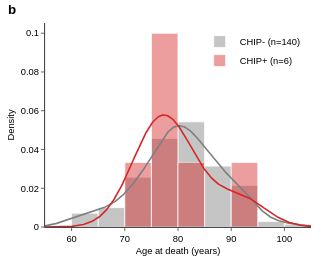

The cell this chart's notebook holds for it:
### Code cell
import numpy as np
import pandas as pd
import plotly.graph_objects as go
from scipy.stats import gaussian_kde

FONT, PT, LETTER_PT = "Arial", 7.0, 10.0
PT_MM_ = globals().get("PT_MM", 25.4 / 72)
U_ = globals().get("U", 96 / 25.4)
px = lambda pt: pt * PT_MM_ * U_

LINE, TICK, TEXT, LETTER = px(0.6), px(2.5), px(PT), px(LETTER_PT)
W, H = round(85 * U_), round(70 * U_)
ML, MR, MT, MB = 40, 10, round(globals().get("HEADER", 6.0) * U_), 34

path = "/mnt/claw-raid/elliot/P001_CHIP/Data/processed/Pathology/Pathology plots csvs.csv"
df = pd.read_csv(path)
df["CHIP"] = df["CHIP"].str.strip()

xgrid = np.linspace(55, 105, 300)
fig = go.Figure()
for k, lab, col in [("N", "CHIP-", "#7F7F7F"), ("Y", "CHIP+", "#D62728")]:
    a = df.loc[df.CHIP == k, "Age"].to_numpy()
    fig.add_trace(go.Histogram(
        x=a, histnorm="probability density", opacity=0.45,
        xbins=dict(start=55, end=105, size=5), autobinx=False,
        marker=dict(color=col, line=dict(color="white", width=LINE)),
        name=f"{lab} (n={len(a)})", hoverinfo="skip"))
    fig.add_trace(go.Scatter(
        x=xgrid, y=gaussian_kde(a)(xgrid), mode="lines",
        line=dict(color=col, width=LINE * 2), showlegend=False, hoverinfo="skip"))

pw, ph = W - ML - MR, H - MT - MB
font = dict(family=FONT, size=TEXT, color="black")

fig.update_layout(
    width=W, height=H, barmode="overlay", bargap=0, font=font,
    paper_bgcolor="white", plot_bgcolor="white",
    margin=dict(l=ML, r=MR, t=MT, b=MB),
    legend=dict(x=0.98, y=0.98, xanchor="right", yanchor="top",
            bgcolor="rgba(0,0,0,0)", borderwidth=0, itemwidth=30,
            tracegroupgap=0, font=font),
    hovermode=False, dragmode=False,
    annotations=[dict(text="<b>b</b>", xref="paper", yref="paper",
                      x=-ML / pw, y=1 + MT / ph, xanchor="left", yanchor="top",
                      showarrow=False, font=dict(family=FONT, size=LETTER, color="black"))])

ax = dict(showline=True, linecolor="black", linewidth=LINE, tickwidth=LINE,
          ticklen=TICK, showgrid=False, zeroline=False, fixedrange=True,
          ticks="outside", title_standoff=4, title_font=font, tickfont=font)
fig.update_xaxes(title_text="Age at death (years)", range=[55, 105],
                 tickvals=[60, 70, 80, 90, 100], **ax)
fig.update_yaxes(title_text="Density", rangemode="tozero", **ax)

fig.write_image("density_CHIP.svg")
fig.show(config={"staticPlot": True, "displayModeBar": False})

### Figure 1 — Plotly figure (JSON) as saved in the notebook; plotly's stock layout.template omitted (floating-point values rounded to 4 significant figures; data arrays with more than 128 entries replaced by an {"elided": "..."} marker saying what was removed)
{"data": [{"autobinx": false, "histnorm": "probability density", "hoverinfo": "skip", "marker": {"color": "#7F7F7F", "line": {"color": "white", "width": 0.8}}, "name": "CHIP- (n=140)", "opacity": 0.45, "type": "histogram", "x": {"elided": "140 int values"}, "xbins": {"end": 105, "size": 5, "start": 55}}, {"hoverinfo": "skip", "line": {"color": "#7F7F7F", "width": 1.6}, "mode": "lines", "showlegend": false, "type": "scatter", "x": {"elided": "300 float values"}, "y": {"elided": "300 float values"}}, {"autobinx": false, "histnorm": "probability density", "hoverinfo": "skip", "marker": {"color": "#D62728", "line": {"color": "white", "width": 0.8}}, "name": "CHIP+ (n=6)", "opacity": 0.45, "type": "histogram", "x": [83, 78, 78, 76, 92, 73], "xbins": {"end": 105, "size": 5, "start": 55}}, {"hoverinfo": "skip", "line": {"color": "#D62728", "width": 1.6}, "mode": "lines", "showlegend": false, "type": "scatter", "x": {"elided": "300 float values"}, "y": {"elided": "300 float values"}}], "layout": {"annotations": [{"font": {"color": "black", "family": "Arial", "size": 13.33}, "showarrow": false, "text": "<b>b</b>", "x": -0.1476, "xanchor": "left", "xref": "paper", "y": 1.111, "yanchor": "top", "yref": "paper"}], "bargap": 0, "barmode": "overlay", "dragmode": false, "font": {"color": "black", "family": "Arial", "size": 9.333}, "height": 265, "hovermode": false, "legend": {"bgcolor": "rgba(0,0,0,0)", "borderwidth": 0, "font": {"color": "black", "family": "Arial", "size": 9.333}, "itemwidth": 30, "tracegroupgap": 0, "x": 0.98, "xanchor": "right", "y": 0.98, "yanchor": "top"}, "margin": {"b": 34, "l": 40, "r": 10, "t": 23}, "paper_bgcolor": "white", "plot_bgcolor": "white", "width": 321, "xaxis": {"fixedrange": true, "linecolor": "black", "linewidth": 0.8, "range": [55, 105], "showgrid": false, "showline": true, "tickfont": {"color": "black", "family": "Arial", "size": 9.333}, "ticklen": 3.333, "ticks": "outside", "tickvals": [60, 70, 80, 90, 100], "tickwidth": 0.8, "title": {"font": {"color": "black", "family": "Arial", "size": 9.333}, "standoff": 4, "text": "Age at death (years)"}, "zeroline": false}, "yaxis": {"fixedrange": true, "linecolor": "black", "linewidth": 0.8, "rangemode": "tozero", "showgrid": false, "showline": true, "tickfont": {"color": "black", "family": "Arial", "size": 9.333}, "ticklen": 3.333, "ticks": "outside", "tickwidth": 0.8, "title": {"font": {"color": "black", "family": "Arial", "size": 9.333}, "standoff": 4, "text": "Density"}, "zeroline": false}}}
